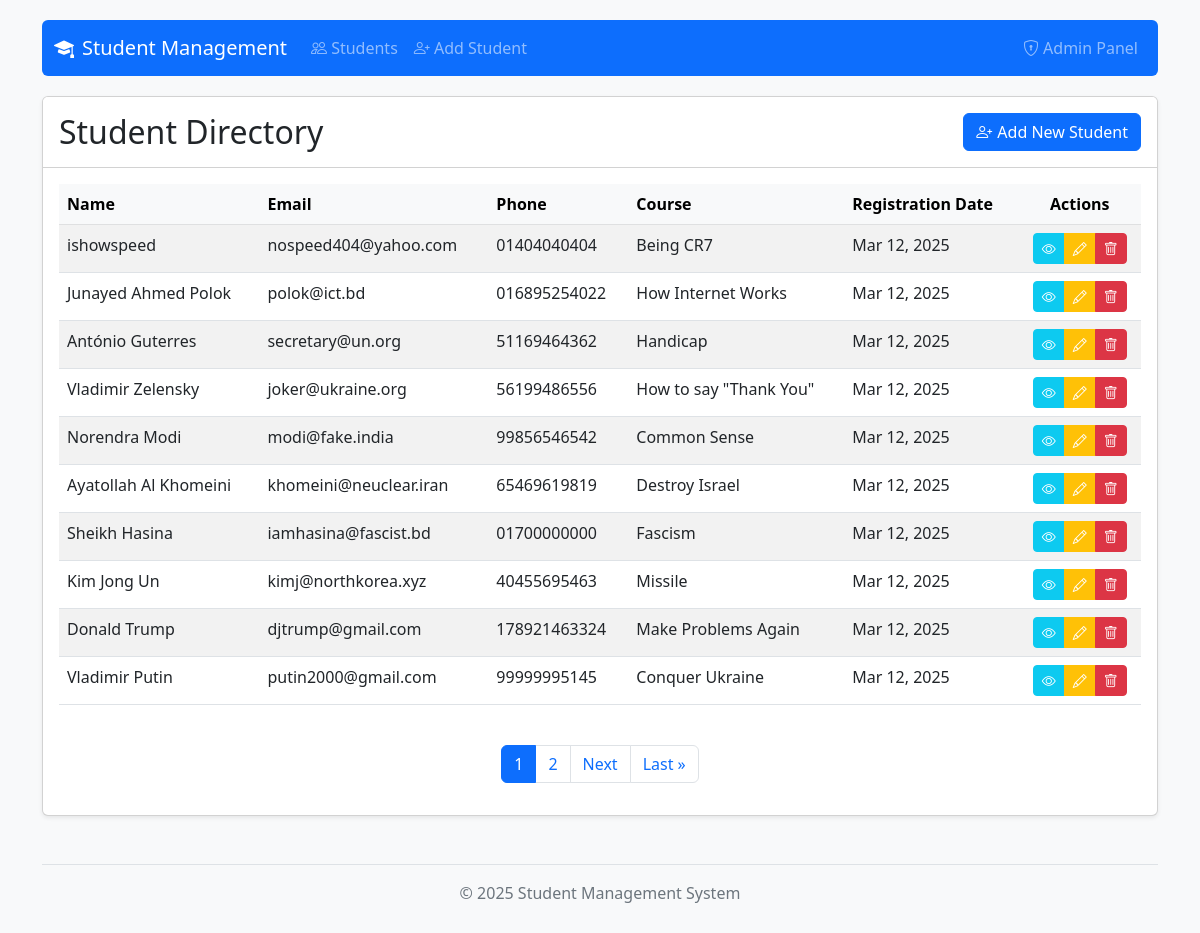
The page / on the database its author committed.
### students/models.py (models this page shows, shortened)
class Student(models.Model):
    name = models.CharField(max_length=100)
    email = models.EmailField(unique=True)
    phone = models.CharField(max_length=20)
    course = models.CharField(max_length=50)
    is_active = models.BooleanField(default=True)
    created_at = models.DateTimeField(auto_now_add=True)
    updated_at = models.DateTimeField(auto_now=True)
    class Meta:
        ordering = ['-created_at']
        verbose_name = 'Student'
        verbose_name_plural = 'Students'

### students/views.py (the view)
# urls.py: path('', StudentListView.as_view(), name='student-list'),
class StudentListView(ListView):
    model = Student
    template_name = 'students/student_list.html'
    context_object_name = 'students'
    paginate_by = 10
    def get_queryset(self):
        return Student.objects.filter(is_active=True)

### templates/students/student_list.html (shortened to what this page needs)
{% extends 'students/base.html' %}
{% block content %}
    <div class="row">
        <div class="col-md-12">
            <div class="card">
                <div class="card-header d-flex justify-content-between align-items-center bg-white py-3">
                    <h2 class="card-title m-0">Student Directory</h2>
                    <a href="{% url 'student-create' %}" class="btn btn-primary btn-icon">
                        <i class="bi bi-person-plus"></i> Add New Student
                    </a>
                </div>
                <div class="card-body">
                    {% if students %}
                        <div class="table-responsive">
                            <table class="table table-striped table-hover">
                                <thead class="table-light">
                                    <tr>
                                        <th>Name</th>
                                        <th>Email</th>
                                        <th>Phone</th>
                                        <th>Course</th>
                                        <th>Registration Date</th>
                                        <th class="text-center">Actions</th>
                                    </tr>
                                </thead>
                                <tbody>
                                    {% for student in students %}
                                        <tr>
                                            <td>{{ student.name }}</td>
                                            <td>{{ student.email }}</td>
                                            <td>{{ student.phone }}</td>
                                            <td>{{ student.course }}</td>
                                            <td>{{ student.created_at|date:"M d, Y" }}</td>
                                            <td class="text-center">
                                                <div class="btn-group" role="group">
                                                    <a href="{% url 'student-detail' student.id %}" class="btn btn-sm btn-info text-white">
                                                        <i class="bi bi-eye"></i>
                                                    </a>
                                                    <a href="{% url 'student-update' student.id %}" class="btn btn-sm btn-warning text-white">
                                                        <i class="bi bi-pencil"></i>
                                                    </a>
                                                    <a href="{% url 'student-delete' student.id %}" class="btn btn-sm btn-danger">
                                                        <i class="bi bi-trash"></i>
                                                    </a>
                                                </div>
                                            </td>
                                        </tr>
                                    {% endfor %}
                                </tbody>
                            </table>
                        </div>
                        {% if is_paginated %}
                            <nav aria-label="Page navigation" class="mt-4">
                                <ul class="pagination justify-content-center">
                                    {% for num in page_obj.paginator.page_range %}
                                        {% if page_obj.number == num %}
                                            <li class="page-item active">
                                                <span class="page-link">{{ num }}</span>
                                            </li>
                                        {% elif num > page_obj.number|add:'-3' and num < page_obj.number|add:'3' %}
                                            <li class="page-item">
                                                <a class="page-link" href="?page={{ num }}">{{ num }}</a>
                                            </li>
                                        {% endif %}
                                    {% endfor %}
                                    {% if page_obj.has_next %}
                                        <li class="page-item">
                                            <a class="page-link" href="?page={{ page_obj.next_page_number }}">Next</a>
                                        </li>
                                        <li class="page-item">
                                            <a class="page-link" href="?page={{ page_obj.paginator.num_pages }}">Last &raquo;</a>
                                        </li>
                                    {% endif %}
                                </ul>
                            </nav>
                        {% endif %}
                    {% endif %}
                </div>
            </div>
        </div>
    </div>
{% endblock %}

### templates/students/base.html (style rules this page uses)
body { padding-top: 20px; padding-bottom: 20px; background-color: #f8f9fa; }
.card { box-shadow: 0 0.125rem 0.25rem rgba(0, 0, 0, 0.075); }
.btn-icon { display: inline-flex; align-items: center; }
.btn-icon i { margin-right: 5px; }

### rows shown on the page
Student: name "ishowspeed", email "nospeed404@yahoo.com", phone "01404040404", course "Being CR7", created_at "Mar 12, 2025"
Student: name "Junayed Ahmed Polok", email "polok@ict.bd", phone "016895254022", course "How Internet Works", created_at "Mar 12, 2025"
Student: name "António Guterres", email "secretary@un.org", phone "51169464362", course "Handicap", created_at "Mar 12, 2025"
Student: name "Vladimir Zelensky", email "joker@ukraine.org", phone "56199486556", course "How to say \"Thank You\"", created_at "Mar 12, 2025"
Student: name "Norendra Modi", email "modi@fake.india", phone "99856546542", course "Common Sense", created_at "Mar 12, 2025"
Student: name "Ayatollah Al Khomeini", email "khomeini@neuclear.iran", phone "65469619819", course "Destroy Israel", created_at "Mar 12, 2025"
Student: name "Sheikh Hasina", email "iamhasina@fascist.bd", phone "01700000000", course "Fascism", created_at "Mar 12, 2025"
Student: name "Kim Jong Un", email "kimj@northkorea.xyz", phone "40455695463", course "Missile", created_at "Mar 12, 2025"
Student: name "Donald Trump", email "djtrump@gmail.com", phone "178921463324", course "Make Problems Again", created_at "Mar 12, 2025"
Student: name "Vladimir Putin", email "putin2000@gmail.com", phone "99999995145", course "Conquer Ukraine", created_at "Mar 12, 2025"

### other values the page prints
{{ num }} "1"
{{ num }} "2"
